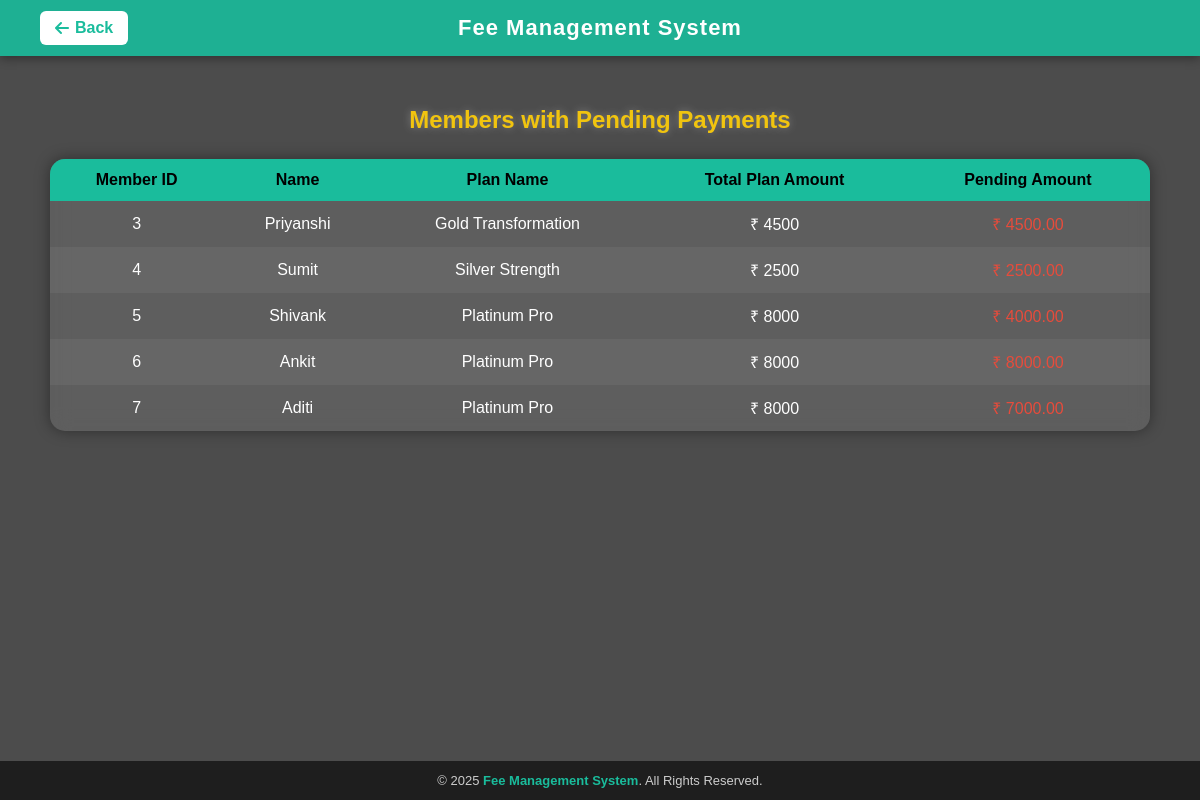
Page /due_payment.php (signed in) on the committed database.
### tables this page shows
CREATE TABLE `Member` (
  `member_id` int(11) NOT NULL,
  `name` varchar(50) NOT NULL,
  `email` varchar(50) NOT NULL,
  `phone` varchar(15) NOT NULL,
  `gender` enum('Male','Female','Other') NOT NULL,
  `join_date` date NOT NULL,
  `plan_id` int(11) NOT NULL,
  `address` varchar(100) NOT NULL,
  `created_at` datetime NOT NULL,
  `age` int(11) NOT NULL,
  `amount_to_pay` decimal(10,2) NOT NULL
);

CREATE TABLE `Plan` (
  `plan_id` int(11) NOT NULL,
  `plan_name` varchar(100) NOT NULL,
  `duration_month` int(11) NOT NULL,
  `price` int(11) NOT NULL
);

### due_payment.php (the view, shortened to what this page needs)
<?php
include("database.php");
?>
<!DOCTYPE html>
<html lang="en">
<head>
<link rel="stylesheet" href="https://cdnjs.cloudflare.com/ajax/libs/font-awesome/6.4.0/css/all.min.css">
</head>
<body>
<header>
    <a href="dashboard.php" class="btn-back"><i class="fa-solid fa-arrow-left"></i> Back</a>
    <h1>Fee Management System</h1>
</header>
<main>
    <h2>Members with Pending Payments</h2>
    <table>
        <thead>
            <tr>
                <th>Member ID</th>
                <th>Name</th>
                <th>Plan Name</th>
                <th>Total Plan Amount</th>
                <th>Pending Amount</th>
            </tr>
        </thead>
        <tbody>
        <?php
        $query = "
            SELECT
                m.member_id,
                m.name,
                p.plan_name,
                p.price AS total_amount,
                m.amount_to_pay
            FROM Member m
            JOIN Plan p ON m.plan_id = p.plan_id
            WHERE m.amount_to_pay > 0
        ";
        $result = mysqli_query($conn, $query);
        if ($result && mysqli_num_rows($result) > 0) {
            while ($row = mysqli_fetch_assoc($result)) {
                echo "<tr>
                        <td>{$row['member_id']}</td>
                        <td>{$row['name']}</td>
                        <td>{$row['plan_name']}</td>
                        <td>₹ {$row['total_amount']}</td>
                        <td style='color:#e74c3c;'>₹ {$row['amount_to_pay']}</td>
                      </tr>";
            }
        }
        ?>
        </tbody>
    </table>
</main>
<footer>
    © 2025 <span>Fee Management System</span>. All Rights Reserved.
</footer>
</body>
</html>

### due_payment.php (style rules this page uses)
* { box-sizing: border-box; font-family: 'Poppins', sans-serif; margin: 0; padding: 0; }
body { background: url('https://images.unsplash.com/photo-1571019613454-1cb2f99b2d8b?auto=format&fit=crop&w=1920&q=80') no-repeat center center/cover; color: #fff; min-height: 100vh; display: flex; flex-direction: column; position: relative; }
body::before { content: ""; position: absolute; top: 0; left: 0; width: 100%; height: 100%; background: rgba(0, 0, 0, 0.7); z-index: 0; }
header { background: rgba(26, 188, 156, 0.9); padding: 15px 40px; display: flex; justify-content: center; align-items: center; box-shadow: 0 2px 10px rgba(0,0,0,0.4); position: relative; z-index: 2; }
header h1 { font-size: 22px; letter-spacing: 1px; color: #fff; text-align: center; flex: 1; }
.btn-back { position: absolute; left: 40px; background: #fff; color: #1abc9c; border: none; padding: 8px 15px; border-radius: 6px; cursor: pointer; font-weight: 600; transition: 0.3s; text-decoration: none; display: inline-flex; align-items: center; gap: 6px; }
main { flex: 1; padding: 50px; z-index: 2; position: relative; }
h2 { font-size: 24px; margin-bottom: 25px; font-weight: 600; text-shadow: 0 0 8px rgba(255, 255, 255, 0.3); text-align: center; color: #f1c40f; }
table { width: 100%; border-collapse: collapse; margin-top: 20px; background: rgba(255, 255, 255, 0.1); backdrop-filter: blur(10px); border-radius: 15px; overflow: hidden; box-shadow: 0 0 15px rgba(0,0,0,0.4); }
th, td { padding: 12px 15px; text-align: center; }
th { background-color: #1abc9c; color: #000; font-weight: 600; }
tr:nth-child(even) { background-color: rgba(255, 255, 255, 0.05); }
footer { background: rgba(0, 0, 0, 0.6); text-align: center; padding: 12px; font-size: 13px; color: #ccc; position: relative; z-index: 2; }
footer span { color: #1abc9c; font-weight: 600; }

### rows in the picture
member: member_id "3", name "Priyanshi", plan.plan_name "Gold Transformation", plan.price "4500", amount_to_pay "4500.00"
member: member_id "4", name "Sumit", plan.plan_name "Silver Strength", plan.price "2500", amount_to_pay "2500.00"
member: member_id "5", name "Shivank", plan.plan_name "Platinum Pro", plan.price "8000", amount_to_pay "4000.00"
member: member_id "6", name "Ankit", plan.plan_name "Platinum Pro", plan.price "8000", amount_to_pay "8000.00"
member: member_id "7", name "Aditi", plan.plan_name "Platinum Pro", plan.price "8000", amount_to_pay "7000.00"
